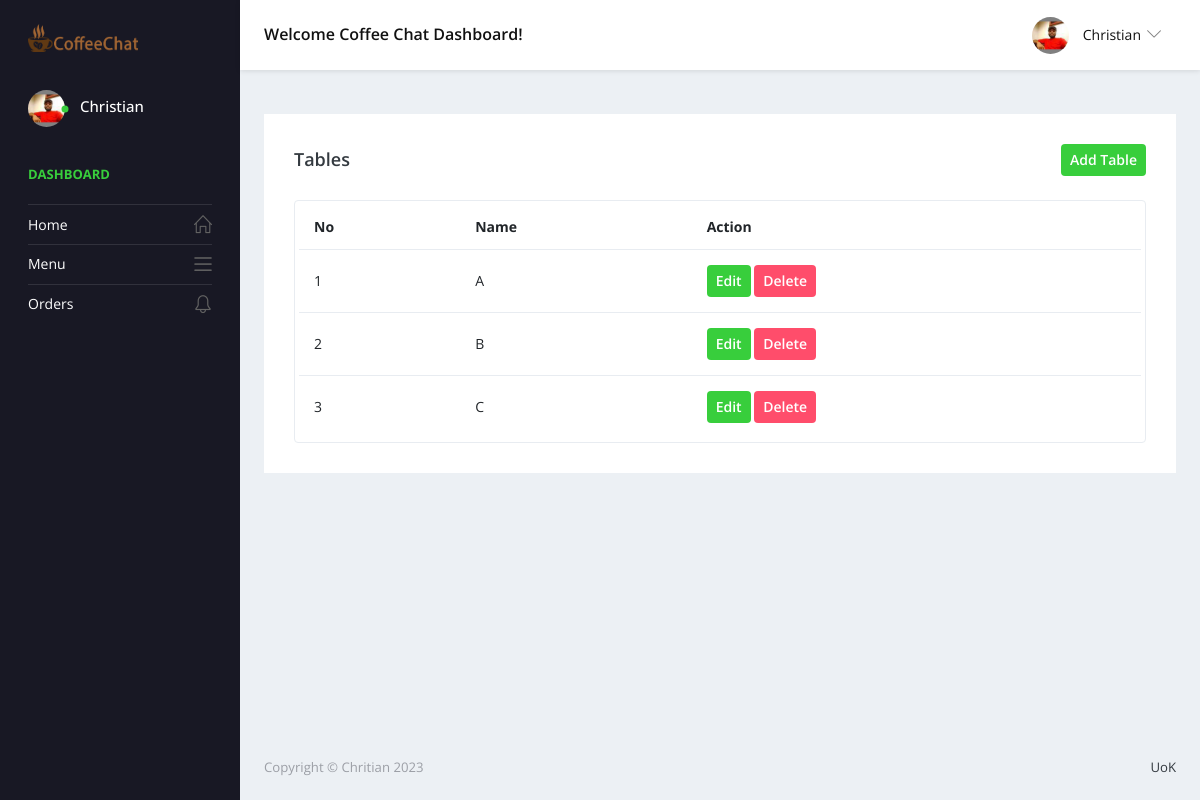
/admin/Tables.php (signed in), run on the app's committed database.
### tables this page shows
CREATE TABLE `tables` (
  `tab_id` int(11) NOT NULL,
  `tab_name` varchar(100) NOT NULL
);

### admin/driver/dealer.php (called while the page is built, shortened)
<?php
class Action extends Database{
	public function selectRow($query,$param){
		$db=$this->connect();
		$fetch=$db->prepare($query);
		foreach ($param as $key => $value) {
			$fetch->bindValue($key+1,$value);
		}
		$fetch->execute();
		return $fetch->fetch();
	}
	public function selectRows($query,$param){
		$db=$this->connect();
		$fetch=$db->prepare($query);
		$fetch->execute();
		return $fetch->fetchAll();
	}
}
?>

### admin/Tables.php (the view, shortened to what this page needs)
<?php require 'header.php'; ?>
        <div class="main-panel">
          <div class="content-wrapper">
            <div class="row">
              <div class="col-md-12 grid-margin stretch-card">
                <div class="card">
                  <div class="card-body">
                    <div class="d-sm-flex align-items-center mb-4">
                      <h4 class="card-title mb-sm-0">Tables</h4>
                      <button class="btn badge badge-success p-2 ml-auto" data-toggle="modal" data-target="#exampleModal"> Add Table</button>
                    </div>
                    <div class="table-responsive border rounded p-1">
                      <table class="table">
                        <thead>
                          <tr>
                            <th class="font-weight-bold">No</th>
                            <th class="font-weight-bold">Name</th>
                            <th class="font-weight-bold">Action</th>
                          </tr>
                        </thead>
                        <tbody>
                                  <?php
                                      $sql = "SELECT * from tables";
                                      $param = array();
                                      $datas = $action->selectRows($sql,$param);
                                      foreach ($datas as $key => $data) {
                                    ?>
                                    <tr>
                                        <td><?= $key+=1;?></td>
                                        <td><?= $data['tab_name'];?></td>
                                        <td>
                                            <button class="btn badge badge-success p-2 ml-auto updateData"  data-id="<?= $data['tab_id'];?>" data-table="tables" data-toggle="modal" data-target="#exampleModalUpdate"> Edit</button>
                                            <button class="btn badge badge-danger p-2 ml-auto deleteRow" data-id="<?= $data['tab_id'];?>" data-table="tables" data-column="tab_id"> Delete</button>
                                        </td>
                                    </tr>
                                    <?php } ?>
                        </tbody>
                      </table>
                    </div>
                  </div>
                </div>
              </div>
            </div>
          </div>
      <?php require 'footer.php'; ?>

### admin/header.php (shortened to what this page needs)
<!DOCTYPE html>
<html lang="en">
  <head>
    <link rel="stylesheet" href="vendors/simple-line-icons/css/simple-line-icons.css">
    <link rel="stylesheet" href="vendors/flag-icon-css/css/flag-icon.min.css">
    <link rel="stylesheet" href="vendors/css/vendor.bundle.base.css">
    <link rel="stylesheet" href="./vendors/daterangepicker/daterangepicker.css">
    <link rel="stylesheet" href="./vendors/chartist/chartist.min.css">
    <link rel="stylesheet" href="./css/style.css">
  </head>
  <body>
    <?php
      require 'driver/dealer.php';
      $action = new Action();
      if(!isset($_SESSION['user'])){
        header('location:login.php');
      }else{
        $sql = "SELECT * from admin where ad_id=?";
        $param = array($_SESSION['user']);
        $user = $action->selectRow($sql,$param);
      }
    ?>
    <div class="container-scroller">
      <nav class="navbar default-layout-navbar col-lg-12 col-12 p-0 fixed-top d-flex flex-row">
        <div class="navbar-brand-wrapper d-flex align-items-center">
          <a class="navbar-brand brand-logo" href="index.html">
            <img src="images/logo.png" alt="logo" class="logo-dark" />
          </a>
        </div>
        <div class="navbar-menu-wrapper d-flex align-items-center flex-grow-1">
          <h5 class="mb-0 font-weight-medium d-none d-lg-flex">Welcome Coffee Chat Dashboard!</h5>
          <ul class="navbar-nav navbar-nav-right ml-auto">
            <li class="nav-item dropdown d-none d-xl-inline-flex user-dropdown">
              <a class="nav-link dropdown-toggle" id="UserDropdown" href="#" data-toggle="dropdown" aria-expanded="false">
                <img class="img-xs rounded-circle ml-2" src="images/faces/me.jpg" alt="Profile image"> <span class="font-weight-normal"><?= $user['ad_name'];?> </span></a>
            </li>
          </ul>
        </div>
      </nav>
      <div class="container-fluid page-body-wrapper">
        <nav class="sidebar sidebar-offcanvas" id="sidebar">
          <ul class="nav">
            <li class="nav-item nav-profile">
              <a href="#" class="nav-link">
                <div class="profile-image">
                  <img class="img-xs rounded-circle" src="images/faces/me.jpg" alt="profile image">
                  <div class="dot-indicator bg-success"></div>
                </div>
                <div class="text-wrapper">
                  <p class="profile-name"><?= $user['ad_name'];?></p>
                </div>
              </a>
            </li>
            <li class="nav-item nav-category">
              <span class="nav-link">Dashboard</span>
            </li>
            <li class="nav-item">
              <a class="nav-link" href="./">
                <span class="menu-title">Home</span>
                <i class="icon-home menu-icon"></i>
              </a>
            </li>
            <li class="nav-item">
              <a class="nav-link" href="Menu.php">
                <span class="menu-title">Menu</span>
                <i class="icon-menu menu-icon"></i>
              </a>
            </li>
            <li class="nav-item">
              <a class="nav-link" href="Orders.php">
                <span class="menu-title">Orders</span>
                <i class="icon-bell menu-icon"></i>
              </a>
            </li>
          </ul>
        </nav>

### data on the page
tables: key "1", tab_name "A"
tables: key "2", tab_name "B"
tables: key "3", tab_name "C"

### other printed values
$user['ad_name'] "Christian"
